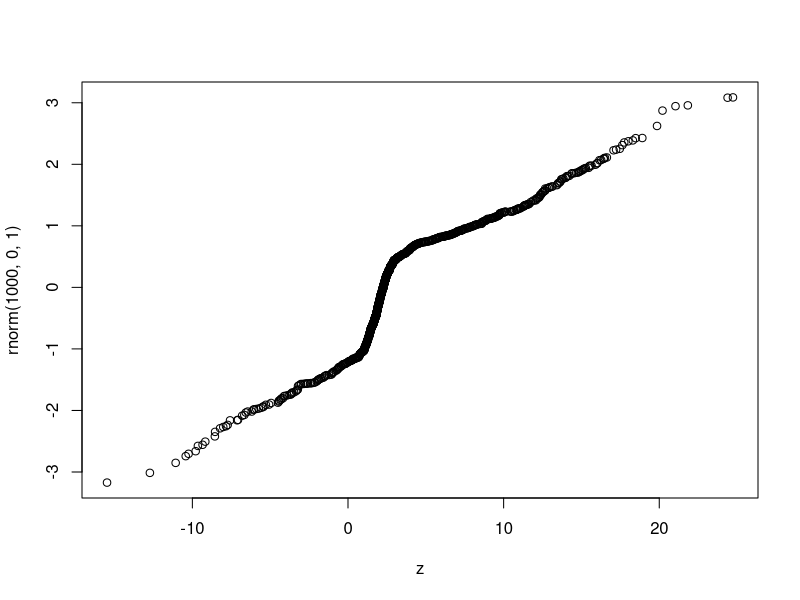
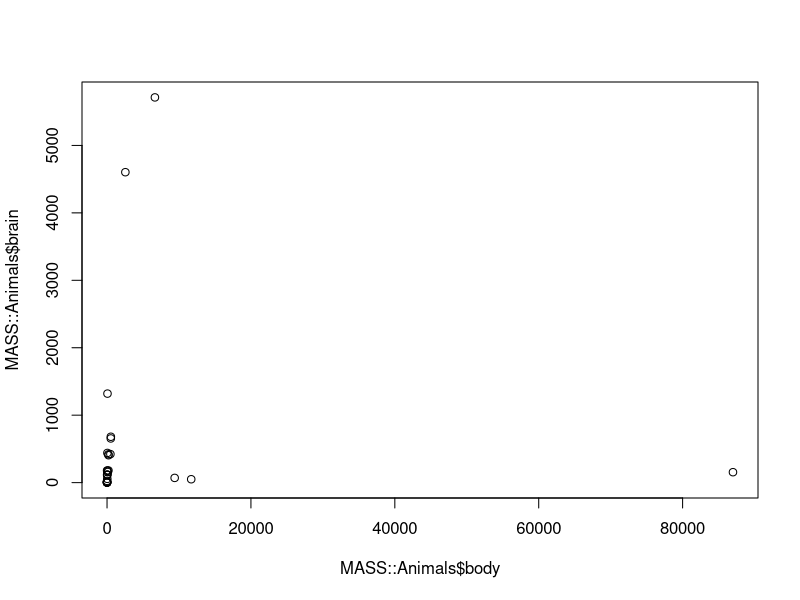
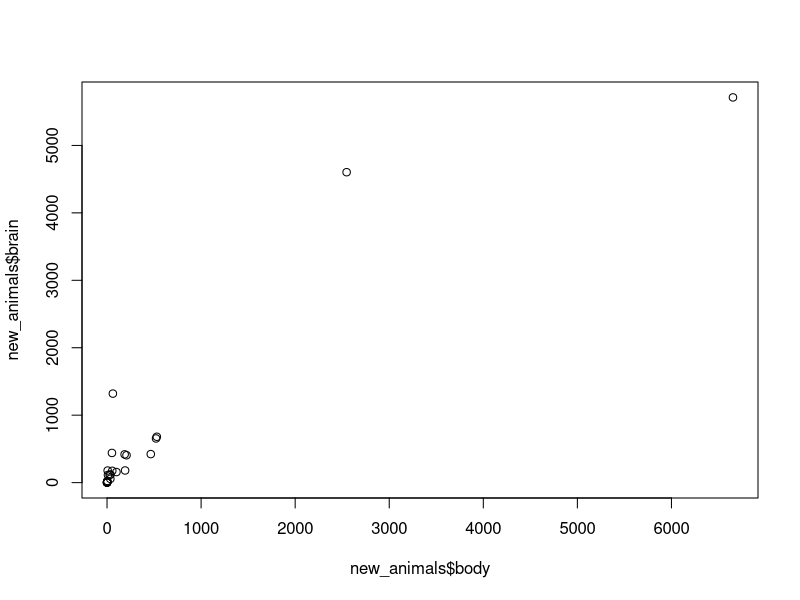

The R source for these figures, in order:
#Problem 5
#Generate two random samples of size 1000 from two different Normal Distributions (i.e.,
#from Normal Distributions with different parameters). Merge (concatenate) these samples
#and plot the QQ-Plot of the obtained Dataset vs the Standard Normal Distribution.

x <- rnorm(1000, 5, 6.7)
y <- rnorm(1000, 2, 0.6)

z <- c(x, y)

qqplot(z, rnorm(1000, 0, 1))


#Problem 6
#Here we use the Animals Dataset from the MASS package. If you do not have that package, use install.packages("MASS") to install.
#The Dataset has two variables: body and brain, measuring the average brain and body weights for 28 species of land animals.

#. Calculate the Sample Correlation Coefficient between the body and brain weights for all animals. Give also the Scatterplot.
#. In the list of Animals, we have 3 Jurassic Period animals (3 Dinosaurs). Remove
#the observations for that Dinosaurs, and calculate the Sample Correlation Coefficient
#between the body and brain weights for all other animals. Give also the Scatterplot.

install.packages("MASS")


MASS::Animals$body

cor(MASS::Animals$body, MASS::Animals$brain)
plot(MASS::Animals$body, MASS::Animals$brain)



new_animals <- MASS::Animals[!(row.names(MASS::Animals) %in% c("Dipliodocus","Triceratops", "Brachiosaurus")), ]

cor(new_animals$body, new_animals$brain)
plot(new_animals$body, new_animals$brain)
